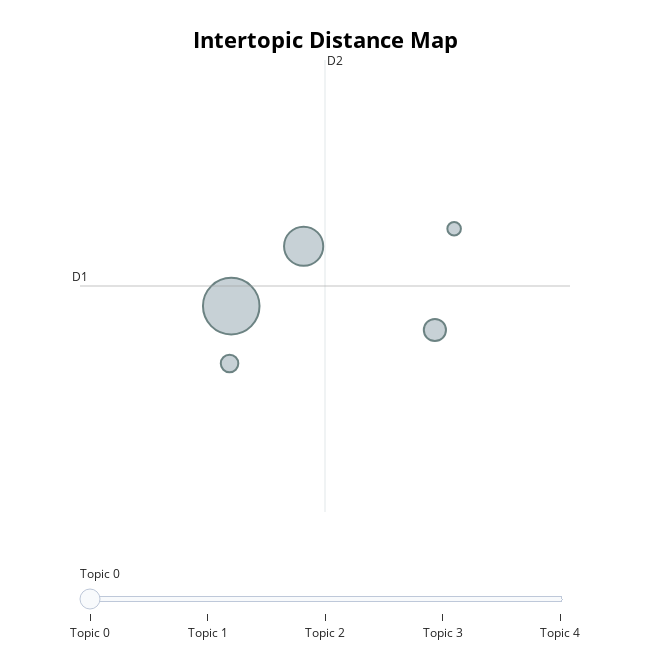

Source (notebook cell):
### Code cell
model.visualize_topics()

### Figure 1 — Plotly figure (JSON) as saved in the notebook; plotly's stock layout.template omitted (floating-point values rounded to 4 significant figures)
{"data": [{"customdata": [[0, "ad | disease | et | al | aβ", 52], [1, "ad | genes | disease | mr | targets", 25], [2, "mirnas | mir | ad | 43 | tdp", 8], [3, "gut | microbiota | ad | metabolites | bacteria", 5], [4, "cell | single | ad | astrocytes | spatial", 3]], "hovertemplate": "<b>Topic %{customdata[0]}</b><br>%{customdata[1]}<br>Size: %{customdata[2]}", "legendgroup": "", "marker": {"color": "#B0BEC5", "line": {"color": "DarkSlateGrey", "width": 2}, "size": [52, 25, 8, 5, 3], "sizemode": "area", "sizeref": 0.0325, "symbol": "circle"}, "mode": "markers", "name": "", "orientation": "v", "showlegend": false, "type": "scatter", "x": [-4.583, -4.25, -3.646, -4.591, -3.557], "xaxis": "x", "y": [15.17, 16.04, 14.83, 14.34, 16.29], "yaxis": "y"}], "layout": {"annotations": [{"showarrow": false, "text": "D1", "x": -5.28, "y": 15.46, "yshift": 10}, {"showarrow": false, "text": "D2", "x": -4.152, "xshift": 10, "y": 18.74}], "height": 650, "hoverlabel": {"bgcolor": "white", "font": {"family": "Rockwell", "size": 16}}, "legend": {"itemsizing": "constant", "tracegroupgap": 0}, "margin": {"t": 60}, "shapes": [{"line": {"color": "#CFD8DC", "width": 2}, "type": "line", "x0": -4.152, "x1": -4.152, "y0": 12.19, "y1": 18.74}, {"line": {"color": "#9E9E9E", "width": 2}, "type": "line", "x0": -5.28, "x1": -3.024, "y0": 15.46, "y1": 15.46}], "sliders": [{"active": 0, "pad": {"t": 50}, "steps": [{"args": [{"marker.color": [["red", "#B0BEC5", "#B0BEC5", "#B0BEC5", "#B0BEC5"]]}], "label": "Topic 0", "method": "update"}, {"args": [{"marker.color": [["#B0BEC5", "red", "#B0BEC5", "#B0BEC5", "#B0BEC5"]]}], "label": "Topic 1", "method": "update"}, {"args": [{"marker.color": [["#B0BEC5", "#B0BEC5", "red", "#B0BEC5", "#B0BEC5"]]}], "label": "Topic 2", "method": "update"}, {"args": [{"marker.color": [["#B0BEC5", "#B0BEC5", "#B0BEC5", "red", "#B0BEC5"]]}], "label": "Topic 3", "method": "update"}, {"args": [{"marker.color": [["#B0BEC5", "#B0BEC5", "#B0BEC5", "#B0BEC5", "red"]]}], "label": "Topic 4", "method": "update"}]}], "title": {"font": {"color": "Black", "size": 22}, "text": "<b>Intertopic Distance Map</b>", "x": 0.5, "xanchor": "center", "y": 0.95, "yanchor": "top"}, "width": 650, "xaxis": {"anchor": "y", "domain": [0, 1], "range": [-5.28, -3.024], "title": {"text": ""}, "visible": false}, "yaxis": {"anchor": "x", "domain": [0, 1], "range": [12.19, 18.74], "title": {"text": ""}, "visible": false}}}
